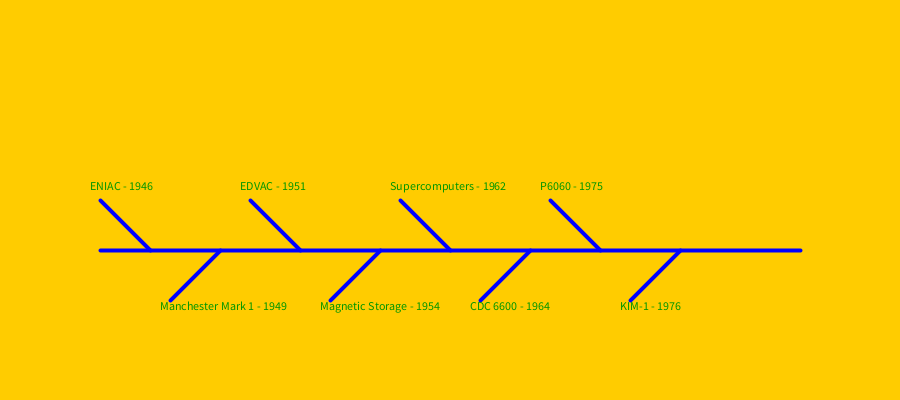
Frame 1 (no input)
Frame 60 (the mouse pressed at the canvas centre just before this capture): identical to frame 1, image omitted
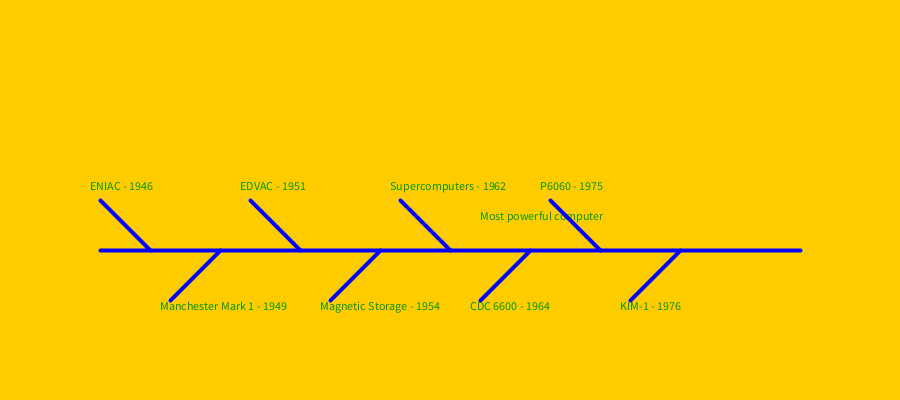
Frame 120 (the mouse held since frame 60 and released just before this capture)

The Processing sketch that drew these frames (run headless with seeded random() and noise(); from frame 60 on, the mouse is pressed at the canvas centre):

// Processing sketch: ComputerHistoryTimeline
// ── ComputerHistoryTimeline.pde
// ! = not
// & = and &&
// | = or  ||


void setup() {
  size(900,400);
  smooth();
  background(255,204,0);
  
 
    
}

void draw() {
  background(255,204,0);
  strokeWeight(4);
  stroke(0,0,255);
  line(100,250,800,250);
  histEvent("ENIAC - 1946","First electronic general-purpose computer", 100,200, true);
  histEvent("Manchester Mark 1 - 1949", "Earliest stored-program computers",170,300,false);
  histEvent("EDVAC - 1951","The earliest electronic computers",250,200, true);
  histEvent("Magnetic Storage - 1954", "Magnetic storage in the form of wire recording",330,300,false);
  histEvent("Supercomputers - 1962","Most powerful computer",400,200, true);
  histEvent("CDC 6600 - 1964", "The first Super Computer",480,300,false);
  histEvent("P6060 - 1975","First computer with a built-in floppy disk",550,200, true);
  histEvent("KIM-1 - 1976", "Based single-board computer",630,300,false);

    
}  
  // lines on top
  
void histEvent(String eventName, String details, int xpos, int ypos, boolean top) {
  if (top) {
    line(xpos,ypos,xpos+50,ypos+50);
    fill(0,150,0);
    text(eventName,xpos-10,ypos-10);
  
    if (mouseX > xpos - 50 && mouseX < xpos+100 && 
      mouseY > ypos-20 && mouseY < ypos+10) {
      fill(0,155,0);
      text(details, xpos+80, ypos +20);
    }
  } else if (!top) {
      line(xpos,ypos,xpos+50,ypos-50);
      fill(0,150,0);
      text(eventName,xpos-10,ypos+10);
  
    if (mouseX > xpos - 50 && mouseX < xpos+100 && 
      mouseY > ypos-20 && mouseY < ypos+10) {
      fill(0,150,0);
      text(details, xpos+80, ypos+30);
    }
  }
  
}

  
